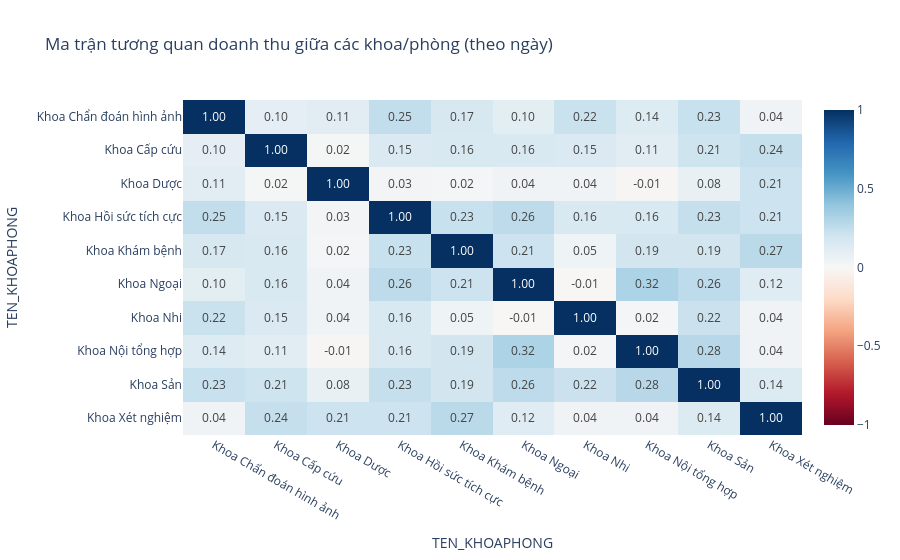

Write notebook code for a chart like this one.
### Code cell
# Heatmap tương quan giữa các khoa
fig = px.imshow(
    corr_dept,
    title="Ma trận tương quan doanh thu giữa các khoa/phòng (theo ngày)",
    color_continuous_scale="RdBu",
    zmin=-1, zmax=1,
    text_auto=".2f",
    aspect="auto",
)
fig.show()

### Figure 1 — Plotly figure (JSON) as saved in the notebook; plotly's stock layout.template omitted (floating-point values rounded to 4 significant figures)
{"data": [{"coloraxis": "coloraxis", "hovertemplate": "TEN_KHOAPHONG: %{x}<br>TEN_KHOAPHONG: %{y}<br>color: %{z}<extra></extra>", "name": "0", "texttemplate": "%{z:.2f}", "type": "heatmap", "x": ["Khoa Chẩn đoán hình ảnh", "Khoa Cấp cứu", "Khoa Dược", "Khoa Hồi sức tích cực", "Khoa Khám bệnh", "Khoa Ngoại", "Khoa Nhi", "Khoa Nội tổng hợp", "Khoa Sản", "Khoa Xét nghiệm"], "xaxis": "x", "y": ["Khoa Chẩn đoán hình ảnh", "Khoa Cấp cứu", "Khoa Dược", "Khoa Hồi sức tích cực", "Khoa Khám bệnh", "Khoa Ngoại", "Khoa Nhi", "Khoa Nội tổng hợp", "Khoa Sản", "Khoa Xét nghiệm"], "yaxis": "y", "z": [[1.0, 0.0956, 0.114, 0.2471, 0.1709, 0.1035, 0.2228, 0.1372, 0.2275, 0.04424], [0.0956, 1.0, 0.01602, 0.153, 0.1586, 0.1571, 0.1527, 0.1142, 0.2089, 0.2353], [0.114, 0.01602, 1.0, 0.02863, 0.01838, 0.04271, 0.0414, -0.01328, 0.07707, 0.213], [0.2471, 0.153, 0.02863, 1.0, 0.227, 0.2632, 0.1558, 0.1585, 0.2345, 0.2143], [0.1709, 0.1586, 0.01838, 0.227, 1.0, 0.2137, 0.04535, 0.1877, 0.1873, 0.2716], [0.1035, 0.1571, 0.04271, 0.2632, 0.2137, 1.0, -0.006848, 0.3151, 0.264, 0.1226], [0.2228, 0.1527, 0.0414, 0.1558, 0.04535, -0.006848, 1.0, 0.01992, 0.2197, 0.04276], [0.1372, 0.1142, -0.01328, 0.1585, 0.1877, 0.3151, 0.01992, 1.0, 0.2789, 0.04037], [0.2275, 0.2089, 0.07707, 0.2345, 0.1873, 0.264, 0.2197, 0.2789, 1.0, 0.1432], [0.04424, 0.2353, 0.213, 0.2143, 0.2716, 0.1226, 0.04276, 0.04037, 0.1432, 1.0]]}], "layout": {"coloraxis": {"cmax": 1, "cmin": -1, "colorscale": [[0, "rgb(103,0,31)"], [0.1, "rgb(178,24,43)"], [0.2, "rgb(214,96,77)"], [0.3, "rgb(244,165,130)"], [0.4, "rgb(253,219,199)"], [0.5, "rgb(247,247,247)"], [0.6, "rgb(209,229,240)"], [0.7, "rgb(146,197,222)"], [0.8, "rgb(67,147,195)"], [0.9, "rgb(33,102,172)"], [1, "rgb(5,48,97)"]]}, "title": {"text": "Ma trận tương quan doanh thu giữa các khoa/phòng (theo ngày)"}, "xaxis": {"anchor": "y", "domain": [0, 1], "title": {"text": "TEN_KHOAPHONG"}}, "yaxis": {"anchor": "x", "autorange": "reversed", "domain": [0, 1], "title": {"text": "TEN_KHOAPHONG"}}}}
